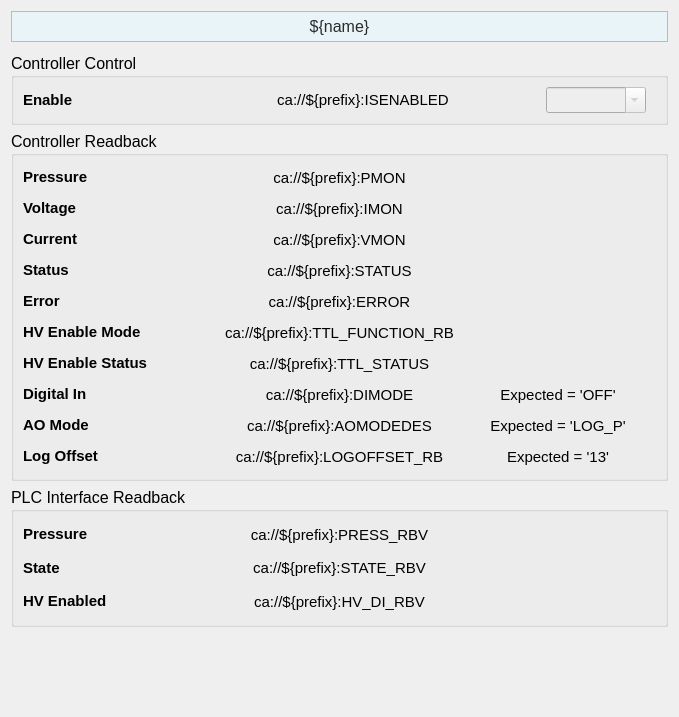
<?xml version="1.0" encoding="UTF-8"?>
<ui version="4.0">
 <class>Form</class>
 <widget class="QWidget" name="Form">
  <property name="geometry">
   <rect>
    <x>0</x>
    <y>0</y>
    <width>679</width>
    <height>717</height>
   </rect>
  </property>
  <property name="sizePolicy">
   <sizepolicy hsizetype="Preferred" vsizetype="Preferred">
    <horstretch>0</horstretch>
    <verstretch>0</verstretch>
   </sizepolicy>
  </property>
  <property name="windowTitle">
   <string>Form</string>
  </property>
  <layout class="QVBoxLayout" name="verticalLayout_4">
   <item>
    <widget class="PyDMLabel" name="PyDMLabel_10">
     <property name="maximumSize">
      <size>
       <width>16777215</width>
       <height>40</height>
      </size>
     </property>
     <property name="font">
      <font>
       <pointsize>12</pointsize>
      </font>
     </property>
     <property name="toolTip">
      <string/>
     </property>
     <property name="styleSheet">
      <string notr="true">   background-color: #e8f4f8;

    border: 1px solid #90c8e0;

    padding: 5px;

    color: rgb(43, 43, 43);</string>
     </property>
     <property name="text">
      <string>${name}</string>
     </property>
     <property name="alignment">
      <set>Qt::AlignCenter</set>
     </property>
    </widget>
   </item>
   <item>
    <spacer name="verticalSpacer_2">
     <property name="orientation">
      <enum>Qt::Vertical</enum>
     </property>
     <property name="sizeType">
      <enum>QSizePolicy::Fixed</enum>
     </property>
     <property name="sizeHint" stdset="0">
      <size>
       <width>20</width>
       <height>5</height>
      </size>
     </property>
    </spacer>
   </item>
   <item>
    <widget class="QGroupBox" name="groupBox_3">
     <property name="minimumSize">
      <size>
       <width>0</width>
       <height>70</height>
      </size>
     </property>
     <property name="font">
      <font>
       <pointsize>12</pointsize>
      </font>
     </property>
     <property name="title">
      <string>Controller Control</string>
     </property>
     <layout class="QVBoxLayout" name="verticalLayout_3">
      <item>
       <layout class="QHBoxLayout" name="horizontalLayout_6" stretch="1,2,1">
        <property name="sizeConstraint">
         <enum>QLayout::SetDefaultConstraint</enum>
        </property>
        <item>
         <layout class="QVBoxLayout" name="verticalLayout_16">
          <item>
           <widget class="PyDMLabel" name="PyDMLabel_25">
            <property name="font">
             <font>
              <pointsize>11</pointsize>
             </font>
            </property>
            <property name="toolTip">
             <string/>
            </property>
            <property name="text">
             <string>&lt;html&gt;&lt;head/&gt;&lt;body&gt;&lt;p&gt;&lt;span style=&quot; font-weight:600;&quot;&gt;Enable&lt;/span&gt;&lt;/p&gt;&lt;/body&gt;&lt;/html&gt;</string>
            </property>
            <property name="textFormat">
             <enum>Qt::RichText</enum>
            </property>
           </widget>
          </item>
         </layout>
        </item>
        <item>
         <layout class="QVBoxLayout" name="verticalLayout_17">
          <item>
           <widget class="PyDMLabel" name="IOC_Enable_RB_3">
            <property name="font">
             <font>
              <pointsize>11</pointsize>
             </font>
            </property>
            <property name="toolTip">
             <string/>
            </property>
            <property name="styleSheet">
             <string notr="true"/>
            </property>
            <property name="text">
             <string>ca://${prefix}:ISENABLED</string>
            </property>
            <property name="alignment">
             <set>Qt::AlignCenter</set>
            </property>
            <property name="channel">
             <string>ca://${prefix}:ISENABLED</string>
            </property>
           </widget>
          </item>
         </layout>
        </item>
        <item>
         <layout class="QVBoxLayout" name="verticalLayout_6">
          <property name="leftMargin">
           <number>10</number>
          </property>
          <property name="rightMargin">
           <number>10</number>
          </property>
          <item>
           <widget class="PyDMEnumComboBox" name="IOC_Enable_3">
            <property name="enabled">
             <bool>false</bool>
            </property>
            <property name="sizePolicy">
             <sizepolicy hsizetype="Preferred" vsizetype="Minimum">
              <horstretch>0</horstretch>
              <verstretch>0</verstretch>
             </sizepolicy>
            </property>
            <property name="maximumSize">
             <size>
              <width>100</width>
              <height>100</height>
             </size>
            </property>
            <property name="font">
             <font>
              <pointsize>11</pointsize>
             </font>
            </property>
            <property name="toolTip">
             <string/>
            </property>
            <property name="layoutDirection">
             <enum>Qt::LeftToRight</enum>
            </property>
            <property name="styleSheet">
             <string notr="true">background-color: rgb(238, 238, 238)</string>
            </property>
            <property name="editable">
             <bool>true</bool>
            </property>
            <property name="insertPolicy">
             <enum>QComboBox::InsertAtBottom</enum>
            </property>
            <property name="channel">
             <string>ca://${prefix}:STATEDES</string>
            </property>
           </widget>
          </item>
         </layout>
        </item>
       </layout>
      </item>
     </layout>
    </widget>
   </item>
   <item>
    <widget class="QGroupBox" name="groupBox_2">
     <property name="minimumSize">
      <size>
       <width>0</width>
       <height>350</height>
      </size>
     </property>
     <property name="font">
      <font>
       <pointsize>12</pointsize>
      </font>
     </property>
     <property name="title">
      <string>Controller Readback</string>
     </property>
     <layout class="QVBoxLayout" name="verticalLayout_2">
      <item>
       <layout class="QHBoxLayout" name="horizontalLayout_5" stretch="1,1,1">
        <property name="sizeConstraint">
         <enum>QLayout::SetDefaultConstraint</enum>
        </property>
        <item>
         <layout class="QVBoxLayout" name="verticalLayout_14">
          <item>
           <widget class="PyDMLabel" name="PyDMLabel_12">
            <property name="font">
             <font>
              <pointsize>11</pointsize>
             </font>
            </property>
            <property name="toolTip">
             <string/>
            </property>
            <property name="text">
             <string>&lt;html&gt;&lt;head/&gt;&lt;body&gt;&lt;p&gt;&lt;span style=&quot; font-weight:600;&quot;&gt;Pressure&lt;/span&gt;&lt;/p&gt;&lt;/body&gt;&lt;/html&gt;</string>
            </property>
            <property name="textFormat">
             <enum>Qt::RichText</enum>
            </property>
           </widget>
          </item>
          <item>
           <widget class="PyDMLabel" name="PyDMLabel_33">
            <property name="font">
             <font>
              <pointsize>11</pointsize>
             </font>
            </property>
            <property name="toolTip">
             <string/>
            </property>
            <property name="text">
             <string notr="true">&lt;html&gt;&lt;head/&gt;&lt;body&gt;&lt;p&gt;&lt;span style=&quot; font-weight:600;&quot;&gt;Voltage&lt;/span&gt;&lt;/p&gt;&lt;/body&gt;&lt;/html&gt;</string>
            </property>
            <property name="textFormat">
             <enum>Qt::RichText</enum>
            </property>
           </widget>
          </item>
          <item>
           <widget class="PyDMLabel" name="PyDMLabel_34">
            <property name="font">
             <font>
              <pointsize>11</pointsize>
             </font>
            </property>
            <property name="toolTip">
             <string/>
            </property>
            <property name="text">
             <string>&lt;html&gt;&lt;head/&gt;&lt;body&gt;&lt;p&gt;&lt;span style=&quot; font-weight:600;&quot;&gt;Current&lt;/span&gt;&lt;/p&gt;&lt;/body&gt;&lt;/html&gt;</string>
            </property>
            <property name="textFormat">
             <enum>Qt::RichText</enum>
            </property>
           </widget>
          </item>
          <item>
           <widget class="PyDMLabel" name="PyDMLabel_13">
            <property name="font">
             <font>
              <pointsize>11</pointsize>
             </font>
            </property>
            <property name="toolTip">
             <string/>
            </property>
            <property name="text">
             <string>&lt;html&gt;&lt;head/&gt;&lt;body&gt;&lt;p&gt;&lt;span style=&quot; font-weight:600;&quot;&gt;Status&lt;/span&gt;&lt;/p&gt;&lt;/body&gt;&lt;/html&gt;</string>
            </property>
            <property name="textFormat">
             <enum>Qt::RichText</enum>
            </property>
           </widget>
          </item>
          <item>
           <widget class="PyDMLabel" name="PyDMLabel_15">
            <property name="font">
             <font>
              <pointsize>11</pointsize>
             </font>
            </property>
            <property name="toolTip">
             <string/>
            </property>
            <property name="text">
             <string>&lt;html&gt;&lt;head/&gt;&lt;body&gt;&lt;p&gt;&lt;span style=&quot; font-weight:600;&quot;&gt;Error&lt;/span&gt;&lt;/p&gt;&lt;/body&gt;&lt;/html&gt;</string>
            </property>
            <property name="textFormat">
             <enum>Qt::RichText</enum>
            </property>
           </widget>
          </item>
          <item>
           <widget class="PyDMLabel" name="PyDMLabel_47">
            <property name="font">
             <font>
              <pointsize>11</pointsize>
             </font>
            </property>
            <property name="toolTip">
             <string/>
            </property>
            <property name="text">
             <string>&lt;html&gt;&lt;head/&gt;&lt;body&gt;&lt;p&gt;&lt;span style=&quot; font-weight:600;&quot;&gt;HV Enable Mode&lt;/span&gt;&lt;/p&gt;&lt;/body&gt;&lt;/html&gt;</string>
            </property>
            <property name="textFormat">
             <enum>Qt::RichText</enum>
            </property>
           </widget>
          </item>
          <item>
           <widget class="PyDMLabel" name="PyDMLabel_48">
            <property name="font">
             <font>
              <pointsize>11</pointsize>
             </font>
            </property>
            <property name="toolTip">
             <string/>
            </property>
            <property name="text">
             <string>&lt;html&gt;&lt;head/&gt;&lt;body&gt;&lt;p&gt;&lt;span style=&quot; font-weight:600;&quot;&gt;HV Enable Status&lt;/span&gt;&lt;/p&gt;&lt;/body&gt;&lt;/html&gt;</string>
            </property>
            <property name="textFormat">
             <enum>Qt::RichText</enum>
            </property>
           </widget>
          </item>
          <item>
           <widget class="PyDMLabel" name="PyDMLabel_49">
            <property name="font">
             <font>
              <pointsize>11</pointsize>
             </font>
            </property>
            <property name="toolTip">
             <string/>
            </property>
            <property name="text">
             <string>&lt;html&gt;&lt;head/&gt;&lt;body&gt;&lt;p&gt;&lt;span style=&quot; font-weight:600;&quot;&gt;Digital In&lt;/span&gt;&lt;/p&gt;&lt;/body&gt;&lt;/html&gt;</string>
            </property>
            <property name="textFormat">
             <enum>Qt::RichText</enum>
            </property>
           </widget>
          </item>
          <item>
           <widget class="PyDMLabel" name="PyDMLabel_50">
            <property name="font">
             <font>
              <pointsize>11</pointsize>
             </font>
            </property>
            <property name="toolTip">
             <string/>
            </property>
            <property name="text">
             <string>&lt;html&gt;&lt;head/&gt;&lt;body&gt;&lt;p&gt;&lt;span style=&quot; font-weight:600;&quot;&gt;AO Mode&lt;/span&gt;&lt;/p&gt;&lt;/body&gt;&lt;/html&gt;</string>
            </property>
            <property name="textFormat">
             <enum>Qt::RichText</enum>
            </property>
           </widget>
          </item>
          <item>
           <widget class="PyDMLabel" name="PyDMLabel_35">
            <property name="font">
             <font>
              <pointsize>11</pointsize>
             </font>
            </property>
            <property name="toolTip">
             <string/>
            </property>
            <property name="text">
             <string>&lt;html&gt;&lt;head/&gt;&lt;body&gt;&lt;p&gt;&lt;span style=&quot; font-weight:600;&quot;&gt;Log Offset&lt;/span&gt;&lt;/p&gt;&lt;/body&gt;&lt;/html&gt;</string>
            </property>
            <property name="textFormat">
             <enum>Qt::RichText</enum>
            </property>
           </widget>
          </item>
         </layout>
        </item>
        <item>
         <layout class="QVBoxLayout" name="verticalLayout_15">
          <item>
           <widget class="PyDMLabel" name="IOC_Pressure_3">
            <property name="font">
             <font>
              <pointsize>11</pointsize>
             </font>
            </property>
            <property name="toolTip">
             <string/>
            </property>
            <property name="styleSheet">
             <string notr="true"/>
            </property>
            <property name="frameShape">
             <enum>QFrame::NoFrame</enum>
            </property>
            <property name="frameShadow">
             <enum>QFrame::Sunken</enum>
            </property>
            <property name="lineWidth">
             <number>1</number>
            </property>
            <property name="midLineWidth">
             <number>1</number>
            </property>
            <property name="text">
             <string>ca://${prefix}:PMON</string>
            </property>
            <property name="alignment">
             <set>Qt::AlignCenter</set>
            </property>
            <property name="channel">
             <string>ca://${prefix}:PMON</string>
            </property>
            <property name="displayFormat">
             <enum>PyDMLabel::Exponential</enum>
            </property>
           </widget>
          </item>
          <item>
           <widget class="PyDMLabel" name="IOC_Current_2">
            <property name="font">
             <font>
              <pointsize>11</pointsize>
             </font>
            </property>
            <property name="toolTip">
             <string/>
            </property>
            <property name="styleSheet">
             <string notr="true"/>
            </property>
            <property name="frameShape">
             <enum>QFrame::NoFrame</enum>
            </property>
            <property name="frameShadow">
             <enum>QFrame::Sunken</enum>
            </property>
            <property name="lineWidth">
             <number>1</number>
            </property>
            <property name="midLineWidth">
             <number>1</number>
            </property>
            <property name="text">
             <string>ca://${prefix}:IMON</string>
            </property>
            <property name="alignment">
             <set>Qt::AlignCenter</set>
            </property>
            <property name="channel">
             <string>ca://${prefix}:IMON</string>
            </property>
            <property name="displayFormat">
             <enum>PyDMLabel::Exponential</enum>
            </property>
           </widget>
          </item>
          <item>
           <widget class="PyDMLabel" name="IOC_Pressure_4">
            <property name="font">
             <font>
              <pointsize>11</pointsize>
             </font>
            </property>
            <property name="toolTip">
             <string/>
            </property>
            <property name="styleSheet">
             <string notr="true"/>
            </property>
            <property name="frameShape">
             <enum>QFrame::NoFrame</enum>
            </property>
            <property name="frameShadow">
             <enum>QFrame::Sunken</enum>
            </property>
            <property name="lineWidth">
             <number>1</number>
            </property>
            <property name="midLineWidth">
             <number>1</number>
            </property>
            <property name="text">
             <string>ca://${prefix}:VMON</string>
            </property>
            <property name="alignment">
             <set>Qt::AlignCenter</set>
            </property>
            <property name="channel">
             <string>ca://${prefix}:VMON</string>
            </property>
            <property name="displayFormat">
             <enum>PyDMLabel::Exponential</enum>
            </property>
           </widget>
          </item>
          <item>
           <widget class="PyDMLabel" name="IOC_Status_2">
            <property name="font">
             <font>
              <pointsize>11</pointsize>
             </font>
            </property>
            <property name="toolTip">
             <string/>
            </property>
            <property name="styleSheet">
             <string notr="true"/>
            </property>
            <property name="text">
             <string>ca://${prefix}:STATUS</string>
            </property>
            <property name="alignment">
             <set>Qt::AlignCenter</set>
            </property>
            <property name="channel">
             <string>ca://${prefix}:STATUS</string>
            </property>
           </widget>
          </item>
          <item>
           <widget class="PyDMLabel" name="IOC_Status_3">
            <property name="font">
             <font>
              <pointsize>11</pointsize>
             </font>
            </property>
            <property name="toolTip">
             <string/>
            </property>
            <property name="styleSheet">
             <string notr="true"/>
            </property>
            <property name="text">
             <string>ca://${prefix}:ERROR</string>
            </property>
            <property name="alignment">
             <set>Qt::AlignCenter</set>
            </property>
            <property name="channel">
             <string>ca://${prefix}:ERROR</string>
            </property>
           </widget>
          </item>
          <item>
           <widget class="PyDMLabel" name="IOC_HV_Status_4">
            <property name="font">
             <font>
              <pointsize>11</pointsize>
             </font>
            </property>
            <property name="toolTip">
             <string/>
            </property>
            <property name="styleSheet">
             <string notr="true"/>
            </property>
            <property name="text">
             <string>ca://${prefix}:TTL_FUNCTION_RB</string>
            </property>
            <property name="alignment">
             <set>Qt::AlignCenter</set>
            </property>
            <property name="channel">
             <string>ca://${prefix}:TTL_FUNCTION_RB</string>
            </property>
           </widget>
          </item>
          <item>
           <widget class="PyDMLabel" name="IOC_HV_Enabled_4">
            <property name="font">
             <font>
              <pointsize>11</pointsize>
             </font>
            </property>
            <property name="toolTip">
             <string/>
            </property>
            <property name="styleSheet">
             <string notr="true"/>
            </property>
            <property name="text">
             <string>ca://${prefix}:TTL_STATUS</string>
            </property>
            <property name="alignment">
             <set>Qt::AlignCenter</set>
            </property>
            <property name="channel">
             <string>ca://${prefix}:TTL_STATUS</string>
            </property>
            <property name="enableRichText">
             <bool>false</bool>
            </property>
            <property name="displayFormat">
             <enum>PyDMLabel::Default</enum>
            </property>
           </widget>
          </item>
          <item>
           <widget class="PyDMLabel" name="IOC_DI_4">
            <property name="font">
             <font>
              <pointsize>11</pointsize>
             </font>
            </property>
            <property name="toolTip">
             <string>Note: Digital In set to 'Off' means the interlock is driven by the controller acoording to the HV Enable Mode</string>
            </property>
            <property name="styleSheet">
             <string notr="true"/>
            </property>
            <property name="text">
             <string>ca://${prefix}:DIMODE</string>
            </property>
            <property name="alignment">
             <set>Qt::AlignCenter</set>
            </property>
            <property name="channel">
             <string>ca://${prefix}:DIMODE</string>
            </property>
            <property name="enableRichText">
             <bool>false</bool>
            </property>
            <property name="displayFormat">
             <enum>PyDMLabel::Default</enum>
            </property>
           </widget>
          </item>
          <item>
           <widget class="PyDMLabel" name="IOC_AO_Mode_5">
            <property name="font">
             <font>
              <pointsize>11</pointsize>
             </font>
            </property>
            <property name="toolTip">
             <string/>
            </property>
            <property name="styleSheet">
             <string notr="true"/>
            </property>
            <property name="text">
             <string>ca://${prefix}:AOMODEDES</string>
            </property>
            <property name="alignment">
             <set>Qt::AlignCenter</set>
            </property>
            <property name="channel">
             <string>ca://${prefix}:AOMODEDES</string>
            </property>
            <property name="displayFormat">
             <enum>PyDMLabel::Default</enum>
            </property>
           </widget>
          </item>
          <item>
           <widget class="PyDMLabel" name="IOC_AO_Mode_6">
            <property name="font">
             <font>
              <pointsize>11</pointsize>
             </font>
            </property>
            <property name="toolTip">
             <string/>
            </property>
            <property name="styleSheet">
             <string notr="true"/>
            </property>
            <property name="text">
             <string>ca://${prefix}:LOGOFFSET_RB</string>
            </property>
            <property name="alignment">
             <set>Qt::AlignCenter</set>
            </property>
            <property name="channel">
             <string>ca://${prefix}:LOGOFFSET_RB</string>
            </property>
            <property name="displayFormat">
             <enum>PyDMLabel::Default</enum>
            </property>
           </widget>
          </item>
         </layout>
        </item>
        <item>
         <layout class="QVBoxLayout" name="verticalLayout_5">
          <property name="leftMargin">
           <number>10</number>
          </property>
          <property name="rightMargin">
           <number>10</number>
          </property>
          <item>
           <widget class="PyDMLabel" name="PyDMLabel_17">
            <property name="maximumSize">
             <size>
              <width>16777215</width>
              <height>76</height>
             </size>
            </property>
            <property name="toolTip">
             <string/>
            </property>
            <property name="text">
             <string/>
            </property>
            <property name="alignment">
             <set>Qt::AlignCenter</set>
            </property>
            <property name="channel">
             <string/>
            </property>
           </widget>
          </item>
          <item>
           <widget class="PyDMLabel" name="PyDMLabel_21">
            <property name="maximumSize">
             <size>
              <width>16777215</width>
              <height>76</height>
             </size>
            </property>
            <property name="toolTip">
             <string/>
            </property>
            <property name="text">
             <string/>
            </property>
            <property name="alignment">
             <set>Qt::AlignCenter</set>
            </property>
            <property name="channel">
             <string/>
            </property>
           </widget>
          </item>
          <item>
           <widget class="PyDMLabel" name="PyDMLabel_51">
            <property name="maximumSize">
             <size>
              <width>16777215</width>
              <height>76</height>
             </size>
            </property>
            <property name="toolTip">
             <string/>
            </property>
            <property name="text">
             <string/>
            </property>
            <property name="alignment">
             <set>Qt::AlignCenter</set>
            </property>
            <property name="channel">
             <string/>
            </property>
           </widget>
          </item>
          <item>
           <widget class="PyDMLabel" name="PyDMLabel_52">
            <property name="maximumSize">
             <size>
              <width>16777215</width>
              <height>76</height>
             </size>
            </property>
            <property name="toolTip">
             <string/>
            </property>
            <property name="text">
             <string/>
            </property>
            <property name="alignment">
             <set>Qt::AlignCenter</set>
            </property>
            <property name="channel">
             <string/>
            </property>
           </widget>
          </item>
          <item>
           <widget class="PyDMLabel" name="PyDMLabel_53">
            <property name="maximumSize">
             <size>
              <width>16777215</width>
              <height>76</height>
             </size>
            </property>
            <property name="toolTip">
             <string/>
            </property>
            <property name="text">
             <string/>
            </property>
            <property name="alignment">
             <set>Qt::AlignCenter</set>
            </property>
            <property name="channel">
             <string/>
            </property>
           </widget>
          </item>
          <item>
           <widget class="PyDMLabel" name="PyDMLabel_54">
            <property name="maximumSize">
             <size>
              <width>16777215</width>
              <height>76</height>
             </size>
            </property>
            <property name="toolTip">
             <string/>
            </property>
            <property name="text">
             <string/>
            </property>
            <property name="alignment">
             <set>Qt::AlignCenter</set>
            </property>
            <property name="channel">
             <string/>
            </property>
           </widget>
          </item>
          <item>
           <widget class="PyDMLabel" name="PyDMLabel_55">
            <property name="maximumSize">
             <size>
              <width>16777215</width>
              <height>76</height>
             </size>
            </property>
            <property name="toolTip">
             <string/>
            </property>
            <property name="text">
             <string/>
            </property>
            <property name="alignment">
             <set>Qt::AlignCenter</set>
            </property>
            <property name="channel">
             <string/>
            </property>
           </widget>
          </item>
          <item>
           <widget class="PyDMLabel" name="PyDMLabel_56">
            <property name="maximumSize">
             <size>
              <width>16777215</width>
              <height>76</height>
             </size>
            </property>
            <property name="font">
             <font>
              <pointsize>11</pointsize>
             </font>
            </property>
            <property name="toolTip">
             <string/>
            </property>
            <property name="text">
             <string>Expected = 'OFF'</string>
            </property>
            <property name="alignment">
             <set>Qt::AlignCenter</set>
            </property>
            <property name="channel">
             <string/>
            </property>
           </widget>
          </item>
          <item>
           <widget class="PyDMLabel" name="PyDMLabel_57">
            <property name="maximumSize">
             <size>
              <width>16777215</width>
              <height>76</height>
             </size>
            </property>
            <property name="font">
             <font>
              <pointsize>11</pointsize>
             </font>
            </property>
            <property name="toolTip">
             <string/>
            </property>
            <property name="text">
             <string>Expected = 'LOG_P'</string>
            </property>
            <property name="alignment">
             <set>Qt::AlignCenter</set>
            </property>
            <property name="channel">
             <string/>
            </property>
           </widget>
          </item>
          <item>
           <widget class="PyDMLabel" name="PyDMLabel_18">
            <property name="maximumSize">
             <size>
              <width>16777215</width>
              <height>76</height>
             </size>
            </property>
            <property name="font">
             <font>
              <pointsize>11</pointsize>
             </font>
            </property>
            <property name="toolTip">
             <string/>
            </property>
            <property name="text">
             <string>Expected = '13'</string>
            </property>
            <property name="alignment">
             <set>Qt::AlignCenter</set>
            </property>
            <property name="channel">
             <string/>
            </property>
           </widget>
          </item>
         </layout>
        </item>
       </layout>
      </item>
     </layout>
    </widget>
   </item>
   <item>
    <widget class="QGroupBox" name="groupBox">
     <property name="minimumSize">
      <size>
       <width>0</width>
       <height>140</height>
      </size>
     </property>
     <property name="font">
      <font>
       <pointsize>12</pointsize>
      </font>
     </property>
     <property name="title">
      <string>PLC Interface Readback</string>
     </property>
     <layout class="QVBoxLayout" name="verticalLayout">
      <item>
       <layout class="QHBoxLayout" name="horizontalLayout_4" stretch="1,1,1">
        <item>
         <layout class="QVBoxLayout" name="verticalLayout_11">
          <item>
           <widget class="PyDMLabel" name="PyDMLabel_6">
            <property name="font">
             <font>
              <pointsize>11</pointsize>
             </font>
            </property>
            <property name="toolTip">
             <string/>
            </property>
            <property name="text">
             <string>&lt;html&gt;&lt;head/&gt;&lt;body&gt;&lt;p&gt;&lt;span style=&quot; font-weight:600;&quot;&gt;Pressure&lt;/span&gt;&lt;/p&gt;&lt;/body&gt;&lt;/html&gt;</string>
            </property>
            <property name="textFormat">
             <enum>Qt::RichText</enum>
            </property>
           </widget>
          </item>
          <item>
           <widget class="PyDMLabel" name="PyDMLabel_7">
            <property name="font">
             <font>
              <pointsize>11</pointsize>
             </font>
            </property>
            <property name="toolTip">
             <string/>
            </property>
            <property name="text">
             <string>&lt;html&gt;&lt;head/&gt;&lt;body&gt;&lt;p&gt;&lt;span style=&quot; font-weight:600;&quot;&gt;State&lt;/span&gt;&lt;/p&gt;&lt;/body&gt;&lt;/html&gt;</string>
            </property>
            <property name="textFormat">
             <enum>Qt::RichText</enum>
            </property>
           </widget>
          </item>
          <item>
           <widget class="PyDMLabel" name="PyDMLabel_8">
            <property name="font">
             <font>
              <pointsize>11</pointsize>
             </font>
            </property>
            <property name="toolTip">
             <string/>
            </property>
            <property name="text">
             <string>&lt;html&gt;&lt;head/&gt;&lt;body&gt;&lt;p&gt;&lt;span style=&quot; font-weight:600;&quot;&gt;HV Enabled&lt;/span&gt;&lt;/p&gt;&lt;/body&gt;&lt;/html&gt;</string>
            </property>
            <property name="textFormat">
             <enum>Qt::RichText</enum>
            </property>
           </widget>
          </item>
         </layout>
        </item>
        <item>
         <layout class="QVBoxLayout" name="verticalLayout_12">
          <item>
           <widget class="PyDMLabel" name="PLC_Pressure_2">
            <property name="font">
             <font>
              <pointsize>11</pointsize>
             </font>
            </property>
            <property name="toolTip">
             <string/>
            </property>
            <property name="styleSheet">
             <string notr="true"/>
            </property>
            <property name="text">
             <string>ca://${prefix}:PRESS_RBV</string>
            </property>
            <property name="alignment">
             <set>Qt::AlignCenter</set>
            </property>
            <property name="precisionFromPV">
             <bool>true</bool>
            </property>
            <property name="channel">
             <string>ca://${prefix}:PRESS_RBV</string>
            </property>
            <property name="displayFormat">
             <enum>PyDMLabel::Exponential</enum>
            </property>
           </widget>
          </item>
          <item>
           <widget class="PyDMLabel" name="PLC_State_2">
            <property name="font">
             <font>
              <pointsize>11</pointsize>
             </font>
            </property>
            <property name="toolTip">
             <string/>
            </property>
            <property name="styleSheet">
             <string notr="true"/>
            </property>
            <property name="text">
             <string>ca://${prefix}:STATE_RBV</string>
            </property>
            <property name="alignment">
             <set>Qt::AlignCenter</set>
            </property>
            <property name="channel">
             <string>ca://${prefix}:STATE_RBV</string>
            </property>
           </widget>
          </item>
          <item>
           <widget class="PyDMLabel" name="PLC_HV_DI_2">
            <property name="font">
             <font>
              <pointsize>11</pointsize>
             </font>
            </property>
            <property name="toolTip">
             <string/>
            </property>
            <property name="styleSheet">
             <string notr="true"/>
            </property>
            <property name="text">
             <string>ca://${prefix}:HV_DI_RBV</string>
            </property>
            <property name="alignment">
             <set>Qt::AlignCenter</set>
            </property>
            <property name="channel">
             <string>ca://${prefix}:HV_DI_RBV</string>
            </property>
           </widget>
          </item>
         </layout>
        </item>
        <item>
         <layout class="QVBoxLayout" name="verticalLayout_13">
          <item>
           <widget class="PyDMLabel" name="PyDMLabel_4">
            <property name="toolTip">
             <string/>
            </property>
            <property name="text">
             <string/>
            </property>
            <property name="alignment">
             <set>Qt::AlignCenter</set>
            </property>
           </widget>
          </item>
          <item>
           <widget class="PyDMLabel" name="PyDMLabel_5">
            <property name="toolTip">
             <string/>
            </property>
            <property name="text">
             <string/>
            </property>
            <property name="alignment">
             <set>Qt::AlignCenter</set>
            </property>
           </widget>
          </item>
          <item>
           <widget class="PyDMLabel" name="PyDMLabel_3">
            <property name="toolTip">
             <string/>
            </property>
            <property name="text">
             <string/>
            </property>
            <property name="alignment">
             <set>Qt::AlignCenter</set>
            </property>
           </widget>
          </item>
         </layout>
        </item>
       </layout>
      </item>
     </layout>
    </widget>
   </item>
   <item>
    <spacer name="verticalSpacer">
     <property name="orientation">
      <enum>Qt::Vertical</enum>
     </property>
     <property name="sizeHint" stdset="0">
      <size>
       <width>20</width>
       <height>40</height>
      </size>
     </property>
    </spacer>
   </item>
  </layout>
 </widget>
 <customwidgets>
  <customwidget>
   <class>PyDMLabel</class>
   <extends>QLabel</extends>
   <header>pydm.widgets.label</header>
  </customwidget>
  <customwidget>
   <class>PyDMEnumComboBox</class>
   <extends>QComboBox</extends>
   <header>pydm.widgets.enum_combo_box</header>
  </customwidget>
 </customwidgets>
 <resources/>
 <connections/>
</ui>
